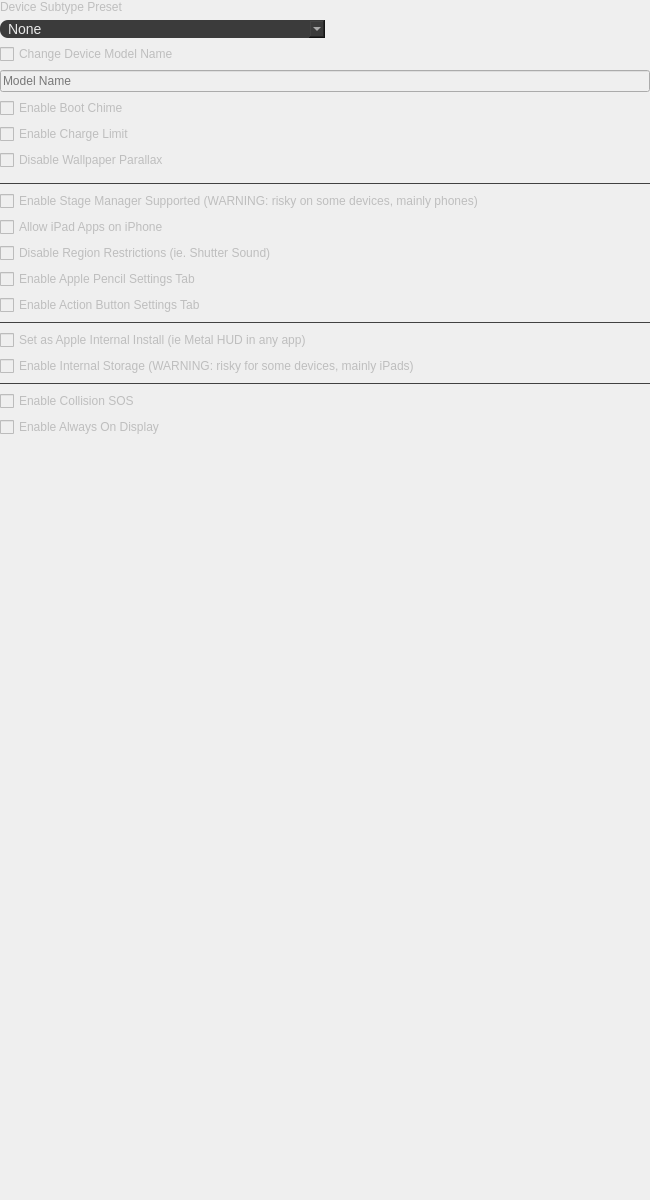
                <widget class="QWidget" name="scrollAreaWidgetContents">
                 <property name="geometry">
                  <rect>
                   <x>0</x>
                   <y>0</y>
                   <width>650</width>
                   <height>1200</height>
                  </rect>
                 </property>
                 <property name="minimumSize">
                  <size>
                   <width>650</width>
                   <height>1200</height>
                  </size>
                 </property>
                 <property name="maximumSize">
                  <size>
                   <width>650</width>
                   <height>1200</height>
                  </size>
                 </property>
                 <layout class="QVBoxLayout" name="verticalLayout_9">
                  <property name="leftMargin">
                   <number>0</number>
                  </property>
                  <property name="topMargin">
                   <number>0</number>
                  </property>
                  <property name="rightMargin">
                   <number>0</number>
                  </property>
                  <property name="bottomMargin">
                   <number>0</number>
                  </property>
                  <item>
                   <widget class="QWidget" name="gestaltPageContent" native="true">
                    <property name="enabled">
                     <bool>false</bool>
                    </property>
                    <layout class="QVBoxLayout" name="verticalLayout_8">
                     <property name="leftMargin">
                      <number>0</number>
                     </property>
                     <property name="topMargin">
                      <number>0</number>
                     </property>
                     <property name="rightMargin">
                      <number>0</number>
                     </property>
                     <property name="bottomMargin">
                      <number>0</number>
                     </property>
                     <item>
                      <widget class="QLabel" name="label_9">
                       <property name="text">
                        <string>Device Subtype Preset</string>
                       </property>
                      </widget>
                     </item>
                     <item>
                      <widget class="QComboBox" name="dynamicIslandDrp">
                       <property name="minimumSize">
                        <size>
                         <width>0</width>
                         <height>0</height>
                        </size>
                       </property>
                       <property name="maximumSize">
                        <size>
                         <width>325</width>
                         <height>16777215</height>
                        </size>
                       </property>
                       <property name="styleSheet">
                        <string notr="true">QComboBox {
	background-color: #3b3b3b;
    border: none;
    color: #e8e8e8;
    font-size: 14px;
	padding-left: 8px;
	border-radius: 8px;
}

QComboBox::drop-down {
    image: url(:/icon/caret-down-fill.svg);
	icon-size: 16px;
    subcontrol-position: right center;
	margin-right: 8px;
}

QComboBox QAbstractItemView {
	background-color: #3b3b3b;
    outline: none;
	margin-top: 1px;
}

QComboBox QAbstractItemView::item {
	background-color: #3b3b3b;
	color: #e8e8e8;
    padding-left: 8px;
}

QComboBox QAbstractItemView::item:hover {
    background-color: #535353;
    color: #ffffff;
}</string>
                       </property>
                       <property name="currentText">
                        <string>None</string>
                       </property>
                       <property name="currentIndex">
                        <number>0</number>
                       </property>
                       <property name="maxVisibleItems">
                        <number>15</number>
                       </property>
                       <item>
                        <property name="text">
                         <string>None</string>
                        </property>
                       </item>
                       <item>
                        <property name="text">
                         <string>2436 (iPhone X Gestures for SE phones)</string>
                        </property>
                       </item>
                       <item>
                        <property name="text">
                         <string>2556 (iPhone 14 Pro Dynamic Island)</string>
                        </property>
                       </item>
                       <item>
                        <property name="text">
                         <string>2796 (iPhone 14 Pro Max Dynamic Island)</string>
                        </property>
                       </item>
                       <item>
                        <property name="text">
                         <string>2976 (iPhone 15 Pro Max Dynamic Island)</string>
                        </property>
                       </item>
                      </widget>
                     </item>
                     <item>
                      <widget class="QCheckBox" name="modelNameChk">
                       <property name="text">
                        <string>Change Device Model Name</string>
                       </property>
                      </widget>
                     </item>
                     <item>
                      <widget class="QLineEdit" name="modelNameTxt">
                       <property name="placeholderText">
                        <string>Model Name</string>
                       </property>
                      </widget>
                     </item>
                     <item>
                      <widget class="QCheckBox" name="bootChimeChk">
                       <property name="text">
                        <string>Enable Boot Chime</string>
                       </property>
                      </widget>
                     </item>
                     <item>
                      <widget class="QCheckBox" name="chargeLimitChk">
                       <property name="text">
                        <string>Enable Charge Limit</string>
                       </property>
                      </widget>
                     </item>
                     <item>
                      <widget class="QCheckBox" name="parallaxChk">
                       <property name="text">
                        <string>Disable Wallpaper Parallax</string>
                       </property>
                      </widget>
                     </item>
                     <item>
                      <widget class="QWidget" name="horizontalWidget" native="true">
                       <layout class="QHBoxLayout" name="horizontalLayout_10">
                        <property name="leftMargin">
                         <number>0</number>
                        </property>
                        <property name="topMargin">
                         <number>0</number>
                        </property>
                        <property name="rightMargin">
                         <number>0</number>
                        </property>
                        <property name="bottomMargin">
                         <number>0</number>
                        </property>
                       </layout>
                      </widget>
                     </item>
                     <item>
                      <widget class="Line" name="line_7">
                       <property name="styleSheet">
                        <string notr="true">QFrame {
	color: #414141;
}</string>
                       </property>
                       <property name="frameShadow">
                        <enum>QFrame::Plain</enum>
                       </property>
                       <property name="orientation">
                        <enum>Qt::Horizontal</enum>
                       </property>
                      </widget>
                     </item>
                     <item>
                      <widget class="QCheckBox" name="stageManagerChk">
                       <property name="text">
                        <string>Enable Stage Manager Supported (WARNING: risky on some devices, mainly phones)</string>
                       </property>
                      </widget>
                     </item>
                     <item>
                      <widget class="QCheckBox" name="ipadAppsChk">
                       <property name="text">
                        <string>Allow iPad Apps on iPhone</string>
                       </property>
                      </widget>
                     </item>
                     <item>
                      <widget class="QCheckBox" name="shutterChk">
                       <property name="text">
                        <string>Disable Region Restrictions (ie. Shutter Sound)</string>
                       </property>
                      </widget>
                     </item>
                     <item>
                      <widget class="QCheckBox" name="pencilChk">
                       <property name="text">
                        <string>Enable Apple Pencil Settings Tab</string>
                       </property>
                      </widget>
                     </item>
                     <item>
                      <widget class="QCheckBox" name="actionButtonChk">
                       <property name="text">
                        <string>Enable Action Button Settings Tab</string>
                       </property>
                      </widget>
                     </item>
                     <item>
                      <widget class="Line" name="line_9">
                       <property name="styleSheet">
                        <string notr="true">QFrame {
	color: #414141;
}</string>
                       </property>
                       <property name="frameShadow">
                        <enum>QFrame::Plain</enum>
                       </property>
                       <property name="orientation">
                        <enum>Qt::Horizontal</enum>
                       </property>
                      </widget>
                     </item>
                     <item>
                      <widget class="QCheckBox" name="internalInstallChk">
                       <property name="text">
                        <string>Set as Apple Internal Install (ie Metal HUD in any app)</string>
                       </property>
                      </widget>
                     </item>
                     <item>
                      <widget class="QCheckBox" name="internalStorageChk">
                       <property name="text">
                        <string>Enable Internal Storage (WARNING: risky for some devices, mainly iPads)</string>
                       </property>
                      </widget>
                     </item>
                     <item>
                      <widget class="Line" name="line_10">
                       <property name="styleSheet">
                        <string notr="true">QFrame {
	color: #414141;
}</string>
                       </property>
                       <property name="frameShadow">
                        <enum>QFrame::Plain</enum>
                       </property>
                       <property name="orientation">
                        <enum>Qt::Horizontal</enum>
                       </property>
                      </widget>
                     </item>
                     <item>
                      <widget class="QCheckBox" name="collisionSOSChk">
                       <property name="text">
                        <string>Enable Collision SOS</string>
                       </property>
                      </widget>
                     </item>
                     <item>
                      <widget class="QCheckBox" name="aodChk">
                       <property name="text">
                        <string>Enable Always On Display</string>
                       </property>
                      </widget>
                     </item>
                     <item>
                      <spacer name="verticalSpacer_3">
                       <property name="orientation">
                        <enum>Qt::Vertical</enum>
                       </property>
                       <property name="sizeHint" stdset="0">
                        <size>
                         <width>20</width>
                         <height>40</height>
                        </size>
                       </property>
                      </spacer>
                     </item>
                    </layout>
                   </widget>
                  </item>
                 </layout>
                </widget>
